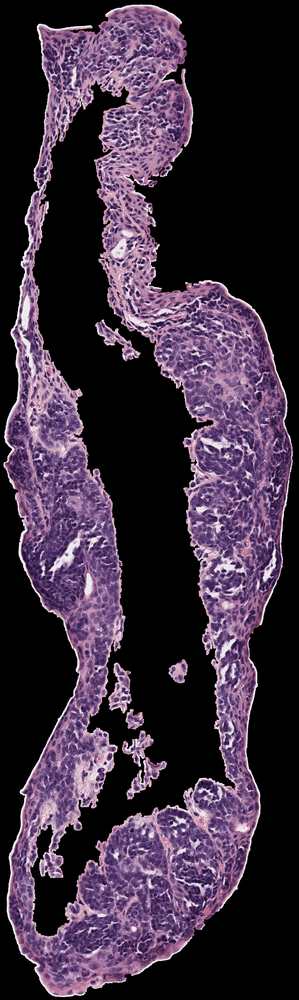
#> input picture Presentation 3/Coders/Hannah Ma/data/h2114153  h&e_ROI_1 Epithelia.png, 299 x 1000 px, shrunk from 1648 x 5516 before the run, found by its file name
$ jupyter execute --allow-errors Segmenting_code.ipynb
#> lines starting #> are read from the running program, lines starting #| are printed output that depends on the picture; after the words box and inside, x2 and y2 are one past the last pixel; in counts of white or black regions, pixels touching at a corner belong together
[cell 1]
import fiona
import cv2
import rasterio
import rasterio.mask
import matplotlib.pyplot as plt
import pandas as pd
import numpy as np
from skimage import morphology

#> (the rest of this cell did not finish here and is left out)

[cell 2]
image = cv2.imread('h2114153  h&e_ROI_1 Epithelia.png', cv2.IMREAD_COLOR)
#> image is the input picture: shape (1000, 299, 3); mean B, G, R 63.5, 46, 60.8
new_image = np.array(image) == 0
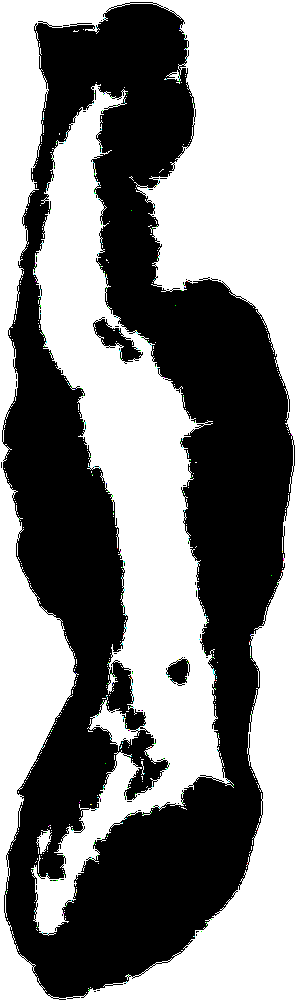
#> new_image: shape (1000, 299, 3) bool; mean B, G, R 0.523, 0.524, 0.523
new = np.array(image) > 0
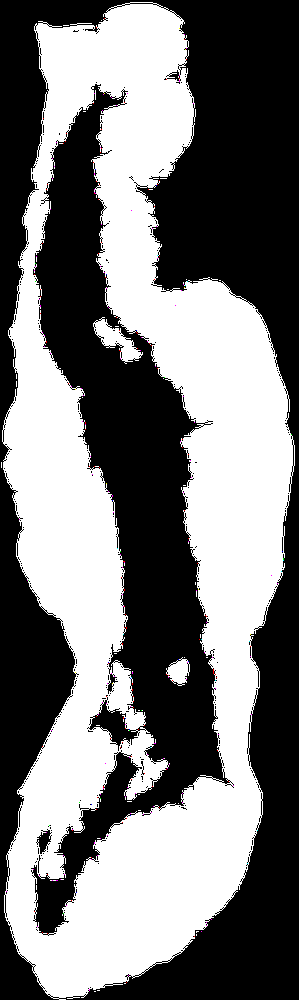
#> new: shape (1000, 299, 3) bool; mean B, G, R 0.477, 0.476, 0.477
skeleton = morphology.skeletonize(np.any((image > 0).astype('float'), axis = -1))
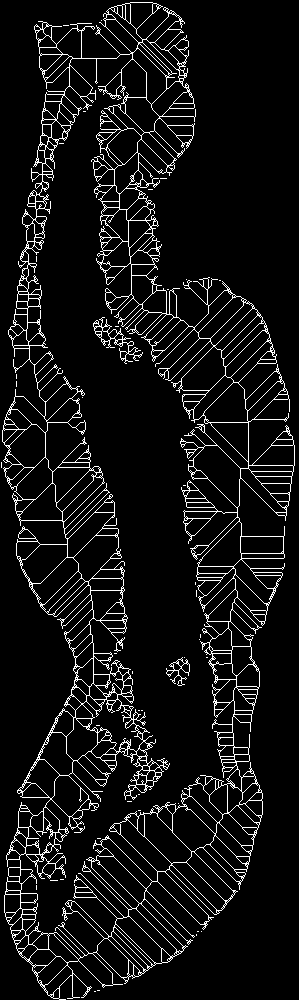
#> skeleton: shape (1000, 299) bool; 7.2% white in thin lines or dots

[cell 3]
from scipy.ndimage import binary_dilation
skeleton_2d_thicker = binary_dilation(skeleton, structure=np.ones((10, 10)))
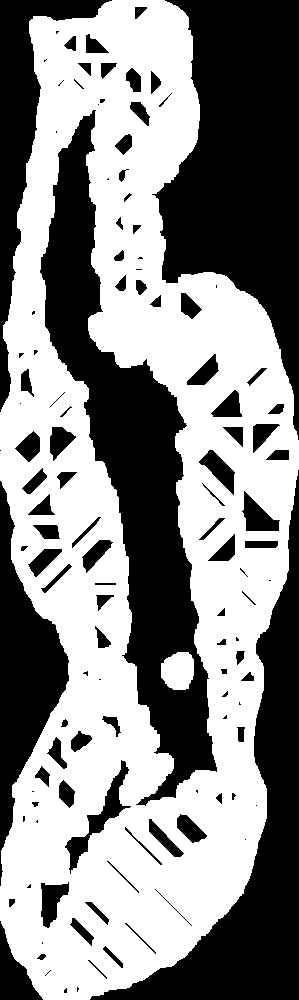
#> skeleton_2d_thicker: shape (1000, 299) bool; 54.1% white; 120 black regions (37 under 20 px), largest, box (x1, y1, x2, y2) and area: (40, 110, 217, 806) 37267, (152, 0, 299, 440) 36128, (90, 470, 299, 1000) 24682

[cell 4]
plt.imshow(skeleton_2d_thicker, cmap = 'gray', alpha = 1)
plt.imshow(new_image[:,:,1], cmap = 'gray', alpha = 0.2)
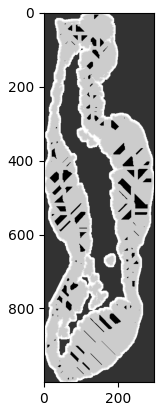
#> figure drawn by matplotlib, 1 panel

$ run again, with Presentation 3/Coders/Hannah Ma/data/h2114155 h&e_ROI_1 Epithelia.png copied over Presentation 3/Coders/Hannah Ma/data/h2114153  h&e_ROI_1 Epithelia.png
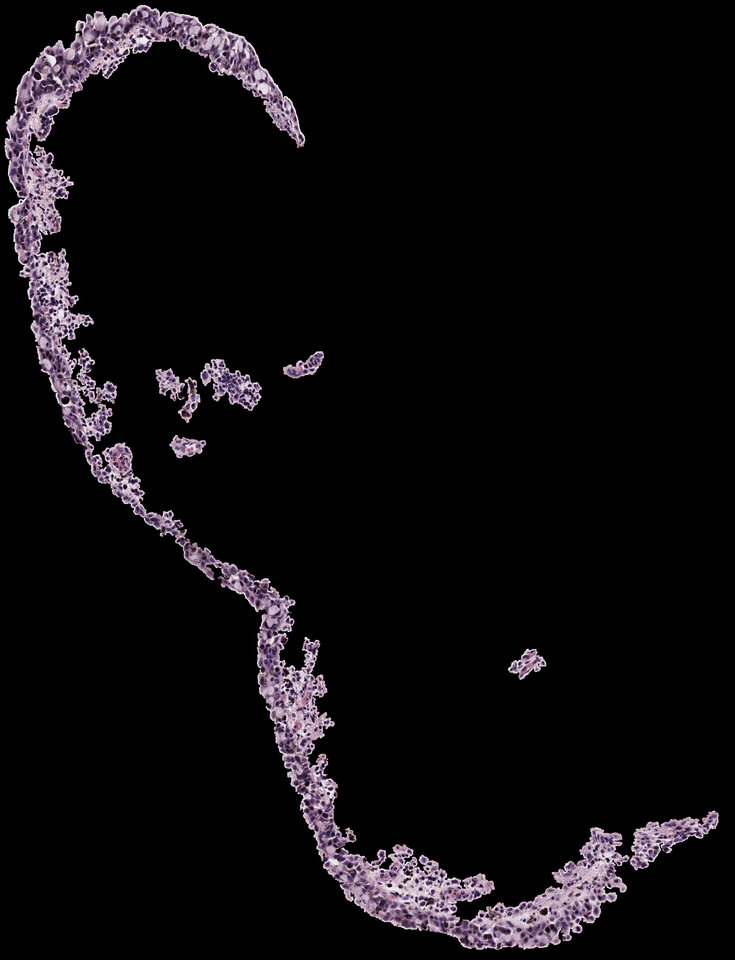
#> input picture Presentation 3/Coders/Hannah Ma/data/h2114155 h&e_ROI_1 Epithelia.png, 735 x 960 px, shrunk from 4344 x 5668 before the run, found by its file name
#> image is the input picture: shape (960, 735, 3); mean B, G, R 14.1, 11.9, 14.2
#> `skeleton = morphology.skeletonize(np.any((image > 0).astype('float'), ..`:
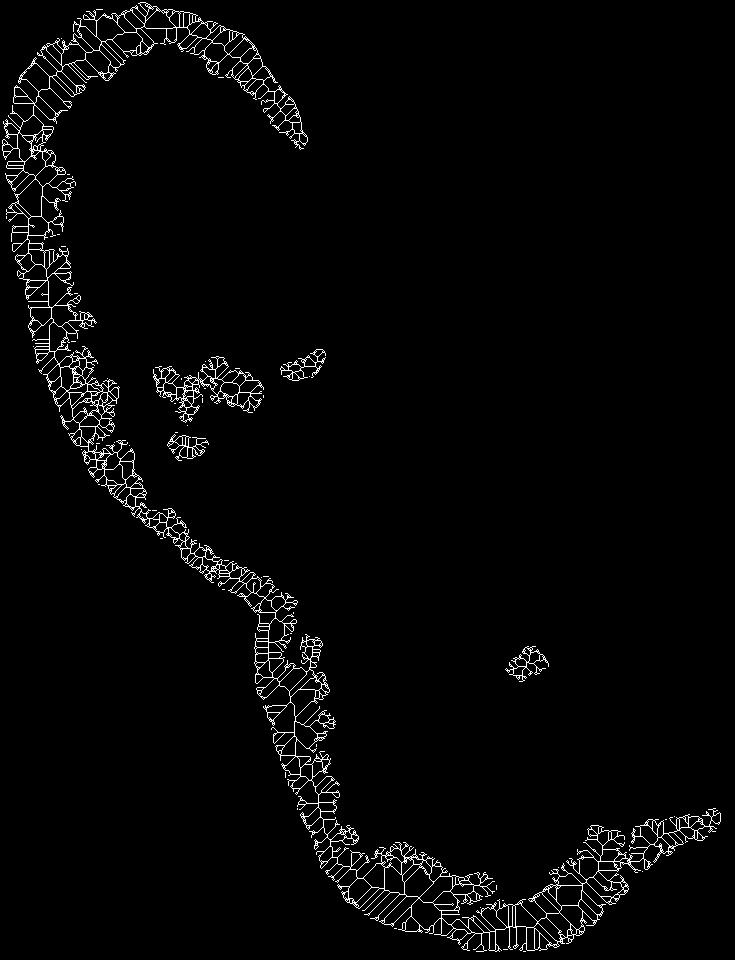
#> skeleton: shape (960, 735) bool; 2.4% white in thin lines or dots
#> skeleton_2d_thicker: shape (960, 735) bool; 15% white; 4 white regions, box (x1, y1, x2, y2) and area: (0, 0, 725, 956) 95347, (148, 351, 268, 465) 7503, (500, 641, 553, 686) 1699, (275, 344, 330, 385) 1639
#> `[cell 4] plt.imshow(skeleton_2d_thicker, cmap = 'gray', alpha = 1) plt..`:
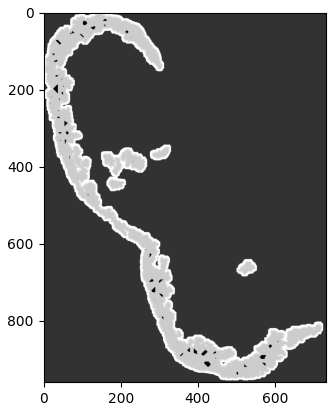
#> figure drawn by matplotlib, 1 panel

$ run again, with Presentation 3/Coders/Hannah Ma/data/h2114155 h&e_ROI_2 Epithelia.png copied over Presentation 3/Coders/Hannah Ma/data/h2114153  h&e_ROI_1 Epithelia.png
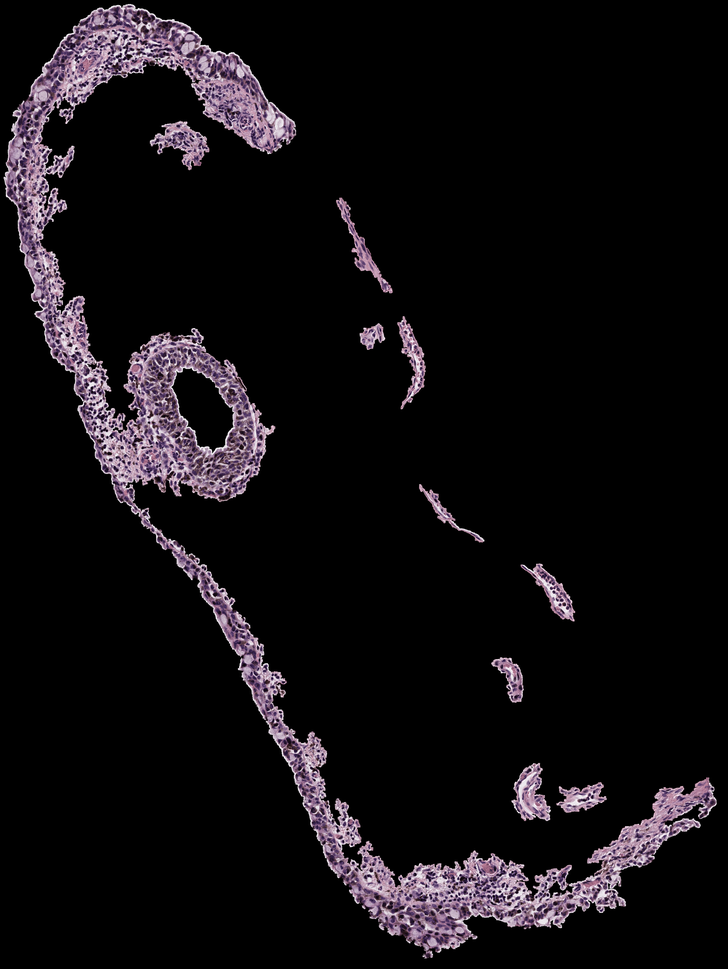
#> input picture Presentation 3/Coders/Hannah Ma/data/h2114155 h&e_ROI_2 Epithelia.png, 728 x 969 px, shrunk from 4868 x 6476 before the run, found by its file name
#> image is the input picture: shape (969, 728, 3); mean B, G, R 17.1, 14.3, 17.3
#> `skeleton = morphology.skeletonize(np.any((image > 0).astype('float'), ..`:
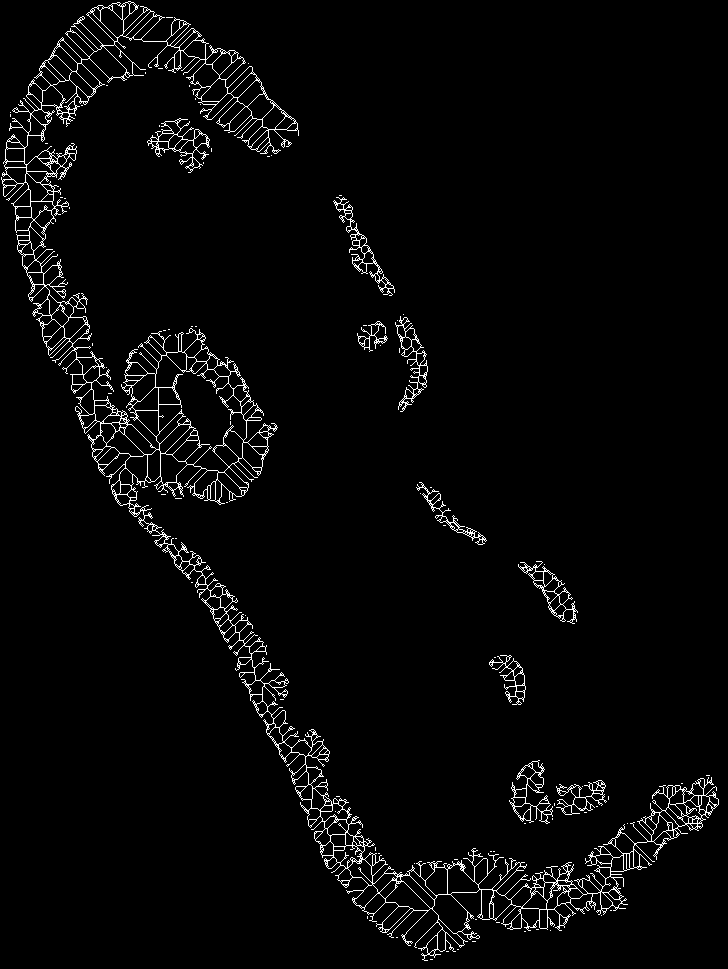
#> skeleton: shape (969, 728) bool; 2.9% white in thin lines or dots
#> skeleton_2d_thicker: shape (969, 728) bool; 18.9% white; 7 white regions, largest, box (x1, y1, x2, y2) and area: (0, 0, 723, 965) 113887, (504, 755, 613, 828) 5149, (352, 309, 432, 416) 4254
#> `[cell 4] plt.imshow(skeleton_2d_thicker, cmap = 'gray', alpha = 1) plt..`:
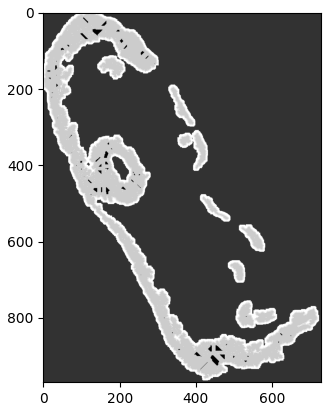
#> figure drawn by matplotlib, 1 panel
